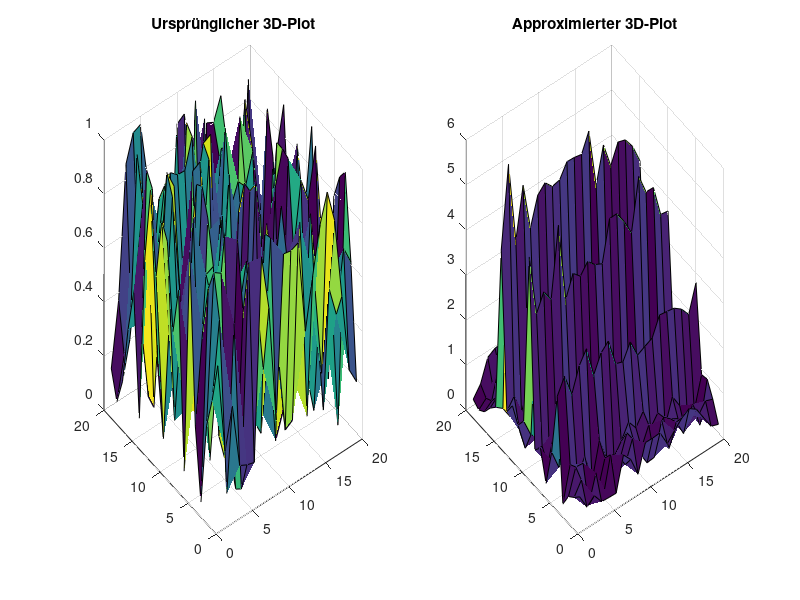
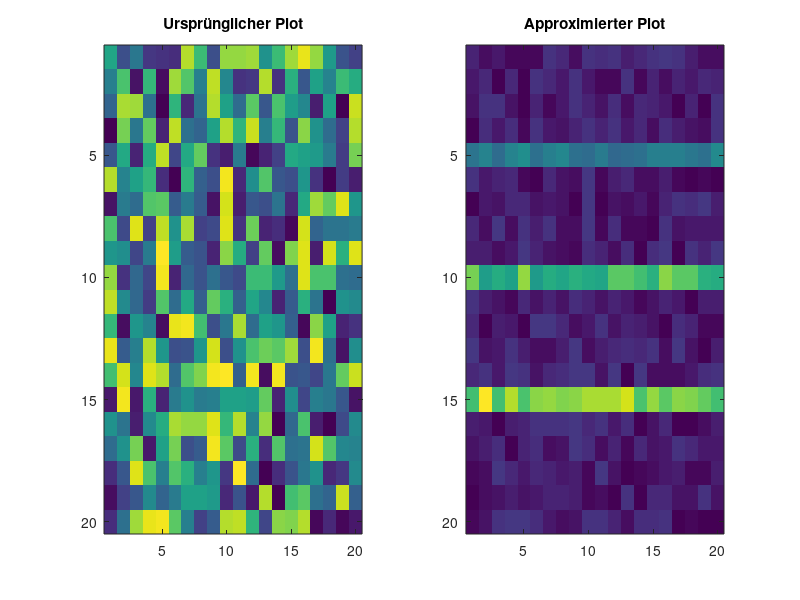

Source code (MATLAB) for these figures, in order:
% Annahme: Sie haben drei lineare Funktionen f1, f2, f3 für die Punkte (5,:), (10,:), (15,:)
f1 = @(x) 1*x + 2;  % Ersetzen Sie dies durch Ihre eigene Funktion
f2 = @(x) 2*x + 3;  % Ersetzen Sie dies durch Ihre eigene Funktion
f3 = @(x) 2*x + 4;  % Ersetzen Sie dies durch Ihre eigene Funktion

% Annahme: Ihre ursprüngliche Matrix ist data_matrix (20x20)
data_matrix = rand(20, 20);  % Beispiel-Matrix, ersetzen Sie dies durch Ihre eigene Matrix

% Index für die Punkte, an denen Sie die Funktionen anwenden möchten
point1 = 5;
point2 = 10;
point3 = 15;

% Anwenden der linearen Funktionen auf die Punkte
approximation1 = f1(data_matrix(point1, :));
approximation2 = f2(data_matrix(point2, :));
approximation3 = f3(data_matrix(point3, :));

% Kombinieren Sie die Ergebnisse, um den ursprünglichen 3D-Plot zu approximieren
approximated_data = data_matrix;
approximated_data(point1, :) = approximation1;
approximated_data(point2, :) = approximation2;
approximated_data(point3, :) = approximation3;

% 3D-Plot des ursprünglichen und approximierten Plots
[X, Y] = meshgrid(1:size(data_matrix, 2), 1:size(data_matrix, 1));

figure;
subplot(1, 2, 1);
surf(X, Y, data_matrix);
title('Ursprünglicher 3D-Plot');

subplot(1, 2, 2);
surf(X, Y, approximated_data);
title('Approximierter 3D-Plot');

% Anzeigen des ursprünglichen und approximierten Plots (optional)
figure;
subplot(1, 2, 1);
imagesc(data_matrix);
title('Ursprünglicher Plot');

subplot(1, 2, 2);
imagesc(approximated_data);
title('Approximierter Plot');
